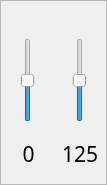
           <widget class="QFrame" name="tempoPitchFrame">
            <property name="sizePolicy">
             <sizepolicy hsizetype="Fixed" vsizetype="Fixed">
              <horstretch>0</horstretch>
              <verstretch>0</verstretch>
             </sizepolicy>
            </property>
            <property name="minimumSize">
             <size>
              <width>105</width>
              <height>185</height>
             </size>
            </property>
            <property name="frameShape">
             <enum>QFrame::Shape::StyledPanel</enum>
            </property>
            <property name="frameShadow">
             <enum>QFrame::Shadow::Raised</enum>
            </property>
            <widget class="QWidget" name="layoutWidget">
             <property name="geometry">
              <rect>
               <x>8</x>
               <y>38</y>
               <width>90</width>
               <height>131</height>
              </rect>
             </property>
             <layout class="QHBoxLayout" name="TempoPitch">
              <item>
               <layout class="QVBoxLayout" name="verticalLayout_15">
                <property name="rightMargin">
                 <number>7</number>
                </property>
                <item alignment="Qt::AlignmentFlag::AlignHCenter">
                 <widget class="svgSlider" name="darkPitchSlider">
                  <property name="sizePolicy">
                   <sizepolicy hsizetype="Fixed" vsizetype="Fixed">
                    <horstretch>0</horstretch>
                    <verstretch>0</verstretch>
                   </sizepolicy>
                  </property>
                  <property name="minimumSize">
                   <size>
                    <width>32</width>
                    <height>0</height>
                   </size>
                  </property>
                  <property name="minimum">
                   <number>-5</number>
                  </property>
                  <property name="maximum">
                   <number>5</number>
                  </property>
                  <property name="pageStep">
                   <number>1</number>
                  </property>
                  <property name="orientation">
                   <enum>Qt::Orientation::Vertical</enum>
                  </property>
                 </widget>
                </item>
                <item>
                 <spacer name="verticalSpacer_5">
                  <property name="orientation">
                   <enum>Qt::Orientation::Vertical</enum>
                  </property>
                  <property name="sizeHint" stdset="0">
                   <size>
                    <width>20</width>
                    <height>40</height>
                   </size>
                  </property>
                 </spacer>
                </item>
                <item>
                 <widget class="QLabel" name="darkPitchLabel">
                  <property name="sizePolicy">
                   <sizepolicy hsizetype="MinimumExpanding" vsizetype="Preferred">
                    <horstretch>0</horstretch>
                    <verstretch>0</verstretch>
                   </sizepolicy>
                  </property>
                  <property name="minimumSize">
                   <size>
                    <width>29</width>
                    <height>0</height>
                   </size>
                  </property>
                  <property name="font">
                   <font>
                    <family>Avenir Next</family>
                    <pointsize>16</pointsize>
                   </font>
                  </property>
                  <property name="text">
                   <string>0</string>
                  </property>
                  <property name="alignment">
                   <set>Qt::AlignmentFlag::AlignCenter</set>
                  </property>
                 </widget>
                </item>
               </layout>
              </item>
              <item>
               <layout class="QVBoxLayout" name="verticalLayout_16">
                <item alignment="Qt::AlignmentFlag::AlignHCenter">
                 <widget class="svgSlider" name="darkTempoSlider">
                  <property name="sizePolicy">
                   <sizepolicy hsizetype="Fixed" vsizetype="Fixed">
                    <horstretch>0</horstretch>
                    <verstretch>0</verstretch>
                   </sizepolicy>
                  </property>
                  <property name="minimumSize">
                   <size>
                    <width>32</width>
                    <height>0</height>
                   </size>
                  </property>
                  <property name="minimum">
                   <number>-10</number>
                  </property>
                  <property name="maximum">
                   <number>10</number>
                  </property>
                  <property name="pageStep">
                   <number>1</number>
                  </property>
                  <property name="orientation">
                   <enum>Qt::Orientation::Vertical</enum>
                  </property>
                 </widget>
                </item>
                <item>
                 <spacer name="verticalSpacer_6">
                  <property name="orientation">
                   <enum>Qt::Orientation::Vertical</enum>
                  </property>
                  <property name="sizeHint" stdset="0">
                   <size>
                    <width>20</width>
                    <height>40</height>
                   </size>
                  </property>
                 </spacer>
                </item>
                <item>
                 <widget class="QLabel" name="darkTempoLabel">
                  <property name="font">
                   <font>
                    <family>Avenir Next</family>
                    <pointsize>16</pointsize>
                   </font>
                  </property>
                  <property name="text">
                   <string>125</string>
                  </property>
                  <property name="alignment">
                   <set>Qt::AlignmentFlag::AlignCenter</set>
                  </property>
                 </widget>
                </item>
               </layout>
              </item>
             </layout>
            </widget>
           </widget>
